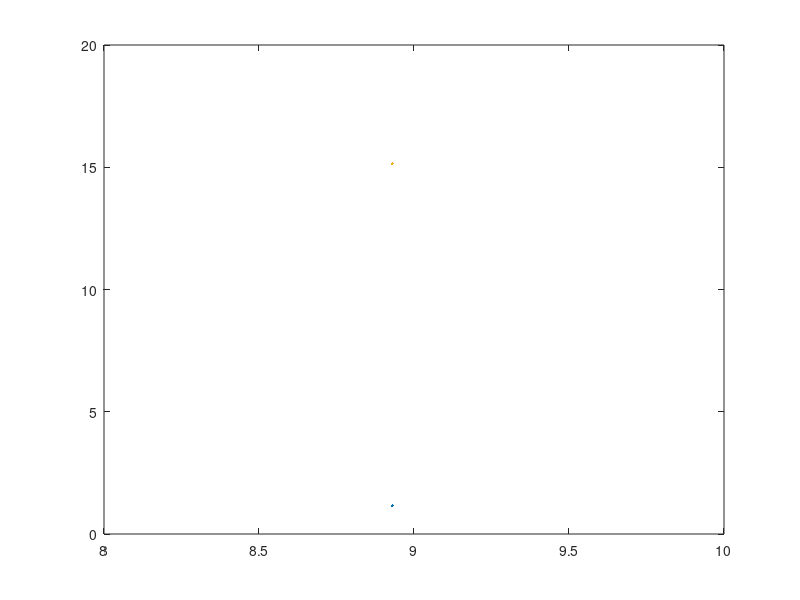

The MATLAB script that drew this image: (Note: this script raises an error after producing the figure.)
%--------------------------------------------------------------------------
%   
%   Template for non-linear functional models
% 
%   Author         : Sven Weisbrich, Alexandra Papadaki
%   Version        : April 13, 2012
%   Last changes   : 2015
%
%--------------------------------------------------------------------------

clc;
clear all;
close all;

%--------------------------------------------------------------------------
%   Observations and initial values for unknowns
%--------------------------------------------------------------------------

%Vector of Observations
L = [1.16; 15.15];
ro = 8.93;

%Initial values for unknowns
V = L(2)/ro;
X_0=V;

%Number of observations
no_n =length(L);

%Number of unknowns
no_u =length(X_0);

%Redundancy
r =no_n-no_u;

%--------------------------------------------------------------------------
%  stochastic model
%--------------------------------------------------------------------------
%VC Matrix of the observations
S_LL = diag([0.005 0.05].^2);

%Theoretical standard deviation
sigma_0 =1;

%Cofactor matrix of the observations
Q_LL =1/sigma_0^2*S_LL;

%Weight matrix
P =inv(Q_LL);

%--------------------------------------------------------------------------
%  Adjustment
%--------------------------------------------------------------------------
%break-off conditions
%!!!!!!!!!!!!!!!!!!!!!!!!!!!!! chose small values !!!!!!!!!!!!
epsilon = 10^-5;
delta = 10^-12;
max_x_hat = Inf;
max_Phi = Inf;

%Number of iterations
iteration=0;

%Iteration
while max_x_hat>epsilon || max_Phi>delta
    % Plot results of every iteration for check
    plot(ro,L,'.')
    hold on
    plot(ro,L(2),'.')
    hold off    
  
    %Vector of reduced observations
    %V = abs(V);
    L_0 =[V^(1/3); ro*V];
    l = L-L_0;

    %Designmatrix
    syms Vol
    a = Vol^(1/3);
    m = ro*Vol;
%     a = nthroot(Vol,3);
    J = jacobian([a m], Vol);          
    A = subs(J,Vol,V);
    
    %Normal matrix
    N =A'*P*A;
    
    %Vector of absolute values
    n =A'*P*l;

    %Inversion of normal matrix / Cofactor matrix of the unknowns
    Q_xx =inv(N);
    
    %Solution of normal equation
    x_hat =Q_xx*n;
    
    %Adjusted unknowns
    X_hat =X_0+x_hat;
    
    %Update
V=X_hat;
    X_0 =X_hat;
    
    %Check 1
    max_x_hat = max(abs(x_hat));

    %Vector of residuals
    v = A*x_hat-l;   %%%%%small L ...not 1

    %Vector of adjusted observations
    L_hat = L+v;

    %Check 2
    Phi(1,1) = V^(1/3);
    Phi(2,1) = ro*V;
    max_Phi=max(abs(L_hat-Phi));
    
    %Update number of iterations
    iteration=iteration+1
    
end
figure
plot(A);
bar(v)


% %Empirical reference standard deviation
% s_0 =
% %VC matrix of adjusted unknowns
% S_XX_hat =
% 
% %Standard deviation of the adjusted unknowns
% s_X =
% 
% %Cofactor matrix of adjusted observations
% Q_LL_hat =
% 
% %VC matrix of adjusted observations
% S_LL_hat =
% 
% %Standard deviation of the adjusted observations
% s_L_hat =
% 
% %Cofactor matrix of the residuals
% Q_vv =>complete
% 
% %VC matrix of residuals
% S_vv =>complete
% 
% %Standard deviation of the residuals
% s_v =>complete




    
